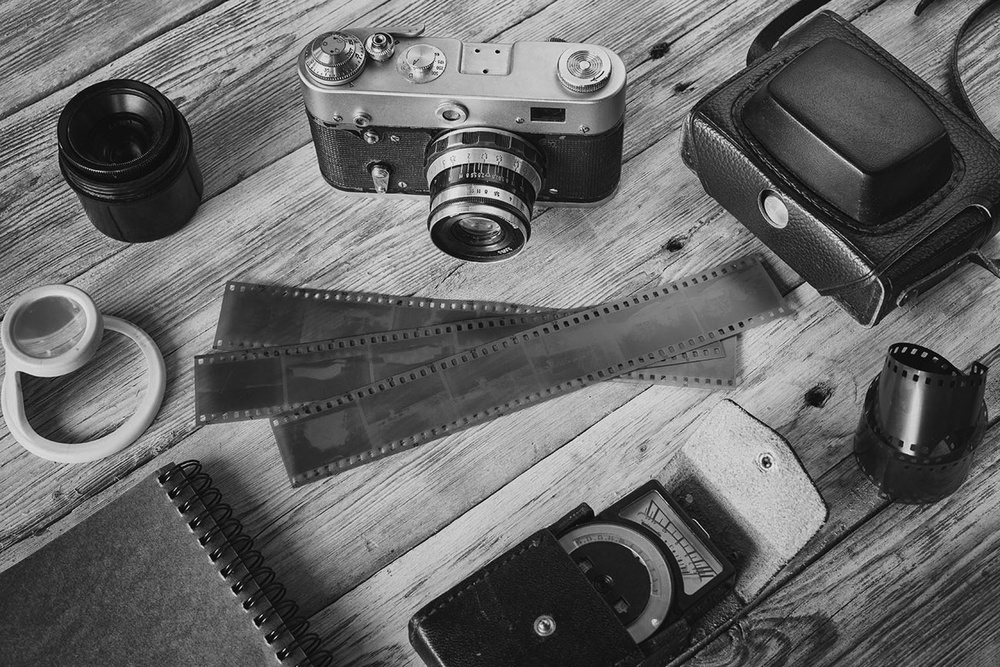
#> input picture robert_cross_filtre/sample.jpg, 1000 x 667 px, shrunk from 1300 x 867 before the run
$ python robert_cross_filtre_kod.py
#> lines starting #> are read from the running program, lines starting #| are printed output that depends on the picture
import cv2
import numpy as np
from scipy import ndimage

roberts_cross_v = np.array([[1, 0],
                            [0, -1]])

roberts_cross_h = np.array([[0, 1],
                            [-1, 0]])

img = cv2.imread("sample.jpg", 0).astype('float64')
#> img: shape (667, 1000) float64; min 0, max 249, mean 103.4
img /= 255.0
vertical = ndimage.convolve(img, roberts_cross_v)
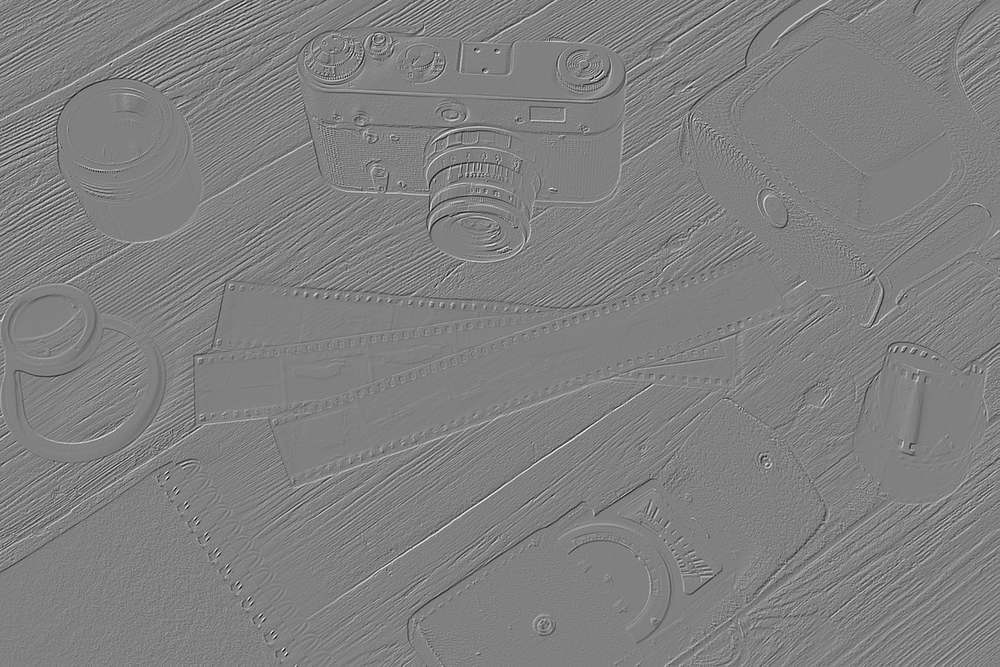
#> vertical: shape (667, 1000) float64; min -0.918, max 0.902, mean -0.000523; drawn with min black and max white
horizontal = ndimage.convolve(img, roberts_cross_h)

edged_img = np.sqrt(np.square(horizontal) + np.square(vertical))
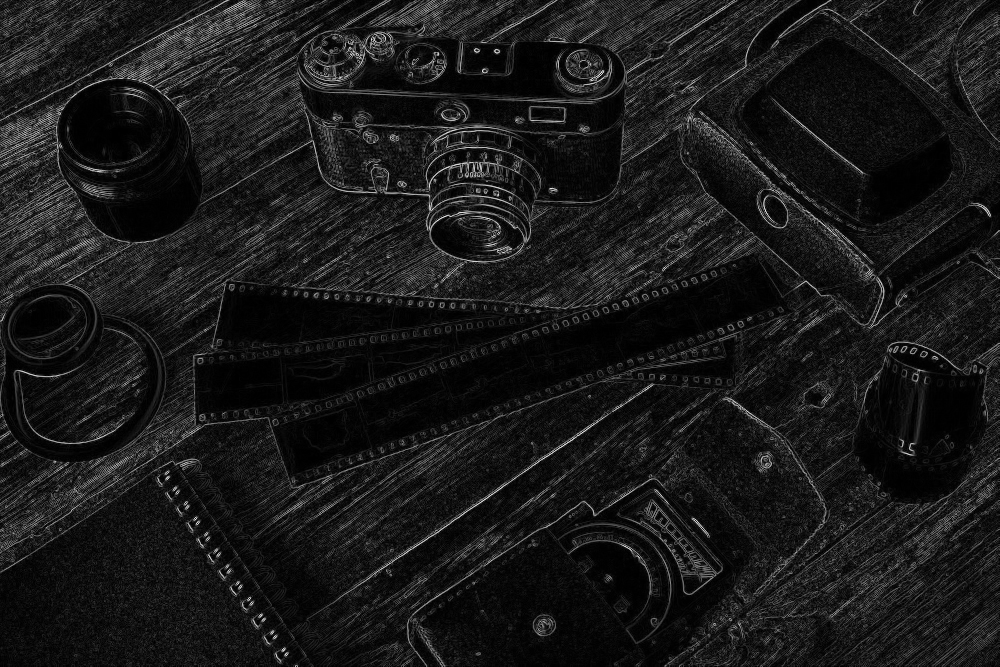
#> edged_img: shape (667, 1000) float64; min 0, max 0.93, mean 0.0997
edged_img *= 255
cv2.imwrite("output.jpg", edged_img)
